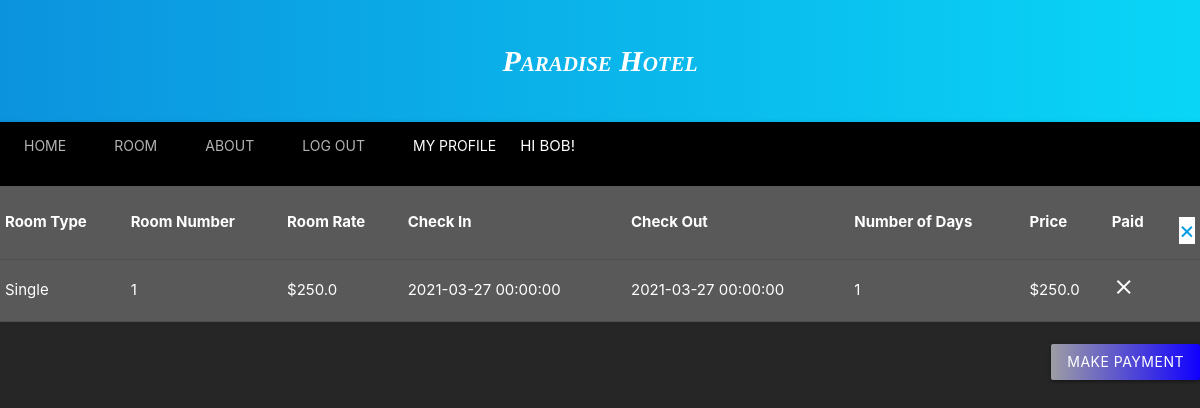
The page /MyBill/1 (signed in) on the database its author committed.
### models.py (models this page shows, shortened)
class Customer(db.Model):
  email= db.Column('email', db.String(120), db.ForeignKey("user.email"), primary_key=True)
  firstName = db.Column('firstName', db.String(50))
  lastName =  db.Column('lastName', db.String(50))
  phoneNumber = db.Column('phoneNumber', db.Integer)
  country = db.Column('country', db.String(120))
  address= db.Column('address', db.String(120))
  def toDict(self):
    return{
            'email': self.email,
            'firstName': self.firstName,
            'lastName': self.lastName,
            'phoneNumber': str(self.phoneNumber),
            'country': self.country,
            'address':self.address
        }

class Bill(db.Model):
  roomType= db.Column(db.String(120), nullable=False)
  roomNumber= db.Column(db.Integer, db.ForeignKey('room.roomNumber'), primary_key= True)
  roomRate= db.Column( db.Float, nullable= False)
  check_in_Date= db.Column(db.DateTime, default=datetime.datetime.utcnow)
  check_out_Date= db.Column(db.DateTime)
  paid= db.Column('paid', db.Boolean, nullable=False, default= False)
  numberDays = db.Column (db.Integer , nullable=False)
  price= db.Column( db.Float, nullable= False)
  userEmail= db.Column('email', db.String(120), db.ForeignKey("user.email"))
  def toDict(self):
    return{
      'roomType' : self.roomType,
      'roomNumber' : self.roomNumber,
      'roomRate' : self.roomRate,
      'check_in_Date' : self.check_in_Date.strftime("%Y-%m-%d"),
      'check_out_Date' : self.check_out_Date.strftime("%Y-%m-%d"),
      'price' : self.price,
      'userEmail' : self.userEmail,
      'paid': self.paid
    }

### main.py (the view)
@app.route('/MyBill/<roomNumber>', methods=['GET'])
@login_required
def display_bill(roomNumber):
  if current_user.is_authenticated:
    user= User.query.filter_by(email= current_user.email).first()
    user= user.toDict()
    bill = Bill.query.filter_by(roomNumber= int(roomNumber)).first()
    return render_template('Userbill.html' , user = user , bill = bill)
  return redirect("/MyBookings")

### main.py (called while the page is built)
@login_manager.user_loader
def load_user(user_id):
    return User.query.filter_by(id=user_id).first()

### models.py (called while the page is built)
  def toDict(self):             #Missing bills...should i include a toDict() ?
    return {
        'id': self.id,
        'customer': self.customer.toDict(),
        'email': self.email,
        'bookings': [ booking.toDict() for booking in self.bookings],
        'bills': [bill.toDict() for bill in self.bills]
    }

  def toDict(self):
      return{
        'roomNumber' : self.roomNumber,
        'roomType' : self.roomType,
        'check_in_Date' : self.check_in_Date.strftime("%Y-%m-%d"),
        'check_out_Date' : self.check_out_Date.strftime("%Y-%m-%d")
      }

### templates/Userbill.html (shortened to what this page needs)
{% extends "Layout.html" %}
{% block content %}
<div id="details" class = " content-text">
  {% if bill == none %}
    <p> No Bill </p>
  {% else %}
    <table class="center">
  <thead>
    <tr>
      <th> Room Type </th>
      <th> Room Number </th>
      <th> Room Rate
      <th> Check In </th>
      <th> Check Out </th>
      <th> Number of Days </th>
      <th> Price </th>
      <th> Paid </th>
      <th ><h5><a href="/MyBookings" class="close right ">&times</a> </h5> </th>
    </tr>
  </thead>
  <tbody>
    <tr class="table-row">
    <td> {{bill.roomType}} </td>
    <td> {{bill.roomNumber}} </td>
    <td> ${{bill.roomRate}} </td>
    <td> {{bill.check_in_Date}}  </td>
    <td> {{bill.check_out_Date}}  </td>
    <td> {{bill.numberDays}}  </td>
    <td> ${{bill.price}}  </td>
    {%  if bill.paid == True  %}
    <td><i class="material-icons">check</i></td>
    {%   elif bill.paid == False %}
    <td> <i class="material-icons">clear</i> </td>
    {%   endif %}
  </tr>
</tbody>
</table>
  <br/>
  <div class="modal-btn right">
    <a class="waves-effect waves-light btn modal-trigger" style="background: linear-gradient(to right, #9d9da4, #1000FF);"href="#modal1">Make Payment </a>
  </div>
  {% endif %}
</div>
{% endblock %}

### templates/Layout.html (shortened to what this page needs)
<!DOCTYPE html>
<html lang="en">
    <head>
         <link rel="stylesheet" href="https://cdnjs.cloudflare.com/ajax/libs/materialize/1.0.0/css/materialize.min.css">
    </head>
    <body onload="select()">
        <div class="header">
          <p style="font: italic small-caps bold 30px/2 cursive;">Paradise Hotel</p>
        </div>
        <nav class="black">
            <div class="nav-content">
                <ul class="tabs tabs-transparent">
                  <li class="tab"><a id="tab1"  href="/" >Home</a></li>
                  <li  class="tab" ><a id="tab2" href="/rooms" >Room</a></li>
                  <li  class="tab"><a id="tab3" href="/about" >About</a></li>
                  {% if current_user.is_authenticated %}
                  <li class="tab"><a id="tab4" onclick="toggleModal(event)" href="/logout" >Log Out</a></li>
                  <li class="tab"><a id="tab6"  href="/MyAccount" >My Profile</a></li>
                   <li  class="tab"> Hi {{ user['customer']['firstName'] }}! </li>
                   {%  else %}
                   <li class="tab"><a id="tab5"  href="/loginForm" >Login</a></li>
                  {% endif %}
                </ul>
              </div>
        </nav>
        <div id="container">{% block content %}{% endblock %}</div>
    </body>
</html>

### templates/Userbill.html (style rules this page uses)
table { background-color: #595959; }

### rows shown on the page
Customer: customer.firstName "BOB"
Bill: roomType "Single", roomNumber "1", roomRate "250.0", check_in_Date "2021-03-27 00:00:00", check_out_Date "2021-03-27 00:00:00", numberDays "1", price "250.0"
